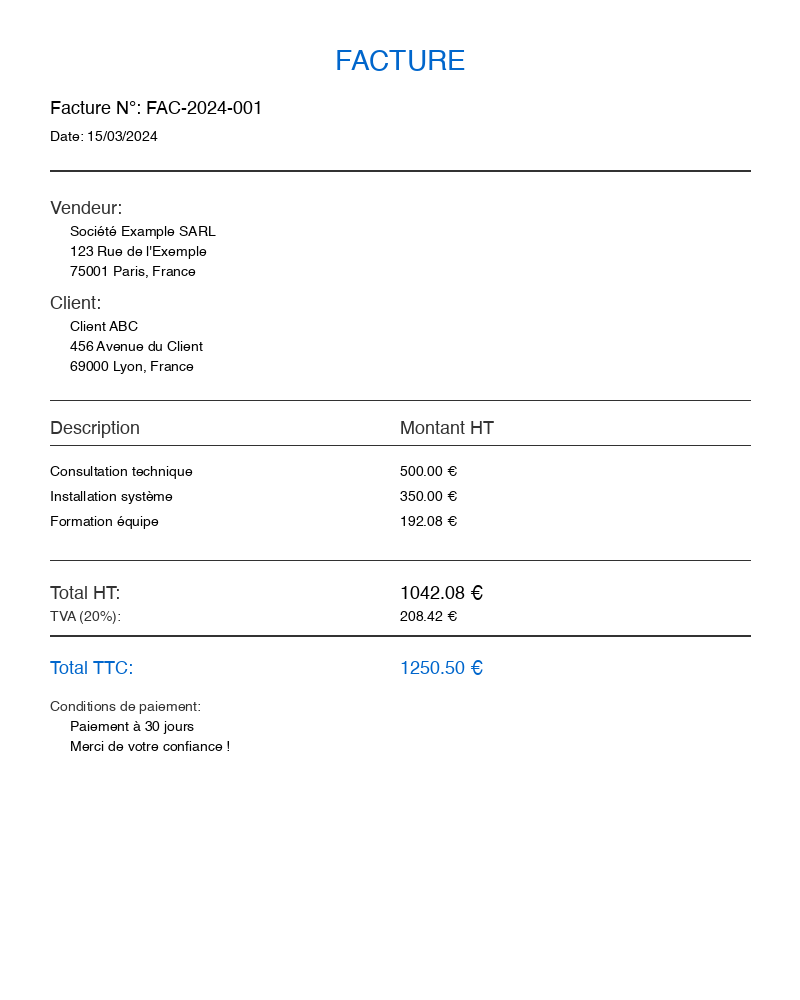
#> input picture facture_test.png, 800 x 1000 px
$ python -i image_preprocessing.py   (imports and definitions only)
#> lines starting #> are read from the running program, lines starting #| are printed output that depends on the picture; after the words box and inside, x2 and y2 are one past the last pixel; in counts of white or black regions, pixels touching at a corner belong together
#> further down, picture is the input picture: PIL image 800x1000 RGB; mean R, G, B 250.8, 251, 251.2
"""
Préprocessing d'image amélioré pour améliorer la précision OCR
"""

from PIL import Image
import numpy as np
from typing import Optional
import io

try:
    import cv2
    CV2_AVAILABLE = True
except ImportError:
    CV2_AVAILABLE = False


def preprocess_image(
    image: Image.Image,
    enhance_contrast: bool = True,
    denoise: bool = True,
    deskew: bool = True,
    upscale: bool = False,
    target_dpi: int = 300
) -> Image.Image:
    """
    Améliore la qualité d'une image avant OCR

    Args:
        image: Image PIL à traiter
        enhance_contrast: Améliorer le contraste
        denoise: Réduire le bruit
        deskew: Corriger l'inclinaison
        upscale: Augmenter la résolution si nécessaire
        target_dpi: DPI cible (défaut: 300)

    Returns:
        Image PIL améliorée
    """
#> called with enhance_contrast = True, denoise = True, deskew = True, upscale = False, target_dpi = 300
    if CV2_AVAILABLE:
        # Convertir PIL vers OpenCV
        img_array = np.array(image.convert('RGB'))
        img_cv = cv2.cvtColor(img_array, cv2.COLOR_RGB2BGR)

        # Conversion en niveaux de gris
        if len(img_cv.shape) == 3:
            gray = cv2.cvtColor(img_cv, cv2.COLOR_BGR2GRAY)
        else:
            gray = img_cv

        # 1. Désinclinaison (deskew)
        if deskew:
            gray = auto_deskew(gray)

        # 2. Réduction du bruit
        if denoise:
            gray = cv2.fastNlMeansDenoising(gray, None, 10, 7, 21)

        # 3. Amélioration du contraste
        if enhance_contrast:
            gray = enhance_contrast_clahe(gray)

        # 4. Binarisation adaptative
        gray = adaptive_threshold(gray)

        # 5. Upscaling si nécessaire
        if upscale:
            current_dpi = image.info.get('dpi', (72, 72))[0]
            if current_dpi < target_dpi:
                scale_factor = target_dpi / current_dpi
                new_width = int(gray.shape[1] * scale_factor)
                new_height = int(gray.shape[0] * scale_factor)
                gray = cv2.resize(gray, (new_width, new_height), interpolation=cv2.INTER_CUBIC)

        # Convertir back vers PIL
        return Image.fromarray(gray)
    else:
        # Fallback sans OpenCV : améliorations basiques avec PIL
        # Conversion en niveaux de gris
        if image.mode != 'L':
            image = image.convert('L')

        # Amélioration du contraste (histogram stretching)
        if enhance_contrast:
            from PIL import ImageEnhance
            enhancer = ImageEnhance.Contrast(image)
            image = enhancer.enhance(1.5)

        return image


def auto_deskew(image: np.ndarray) -> np.ndarray:
    """
    Corrige automatiquement l'inclinaison d'une image
    """
    if not CV2_AVAILABLE:
        return image

    # Détecter les contours
    coords = np.column_stack(np.where(image > 0))
#> coords = 798454 pairs, first value 0 to 999, second value 0 to 799

    if len(coords) == 0:
        return image

    # Calculer l'angle d'inclinaison
    angle = cv2.minAreaRect(coords)[-1]
#> angle = -90

    # Ajuster l'angle
    if angle < -45:
        angle = -(90 + angle)
#> angle = 0
    else:
        angle = -angle

    # Si l'angle est négligeable, ne pas faire de rotation
    if abs(angle) < 0.5:
        return image

    # Rotation
    (h, w) = image.shape[:2]
    center = (w // 2, h // 2)
    M = cv2.getRotationMatrix2D(center, angle, 1.0)
    rotated = cv2.warpAffine(image, M, (w, h), flags=cv2.INTER_CUBIC, borderMode=cv2.BORDER_REPLICATE)

    return rotated


def enhance_contrast_clahe(image: np.ndarray) -> np.ndarray:
    """
    Améliore le contraste avec CLAHE (Contrast Limited Adaptive Histogram Equalization)
    """
    if not CV2_AVAILABLE:
        return image

    clahe = cv2.createCLAHE(clipLimit=2.0, tileGridSize=(8, 8))
    return clahe.apply(image)


def adaptive_threshold(image: np.ndarray) -> np.ndarray:
    """
    Binarisation adaptative pour améliorer la lisibilité
    """
    if not CV2_AVAILABLE:
        return image

    # Binarisation adaptative
    binary = cv2.adaptiveThreshold(
        image, 255, cv2.ADAPTIVE_THRESH_GAUSSIAN_C, cv2.THRESH_BINARY, 11, 2
    )
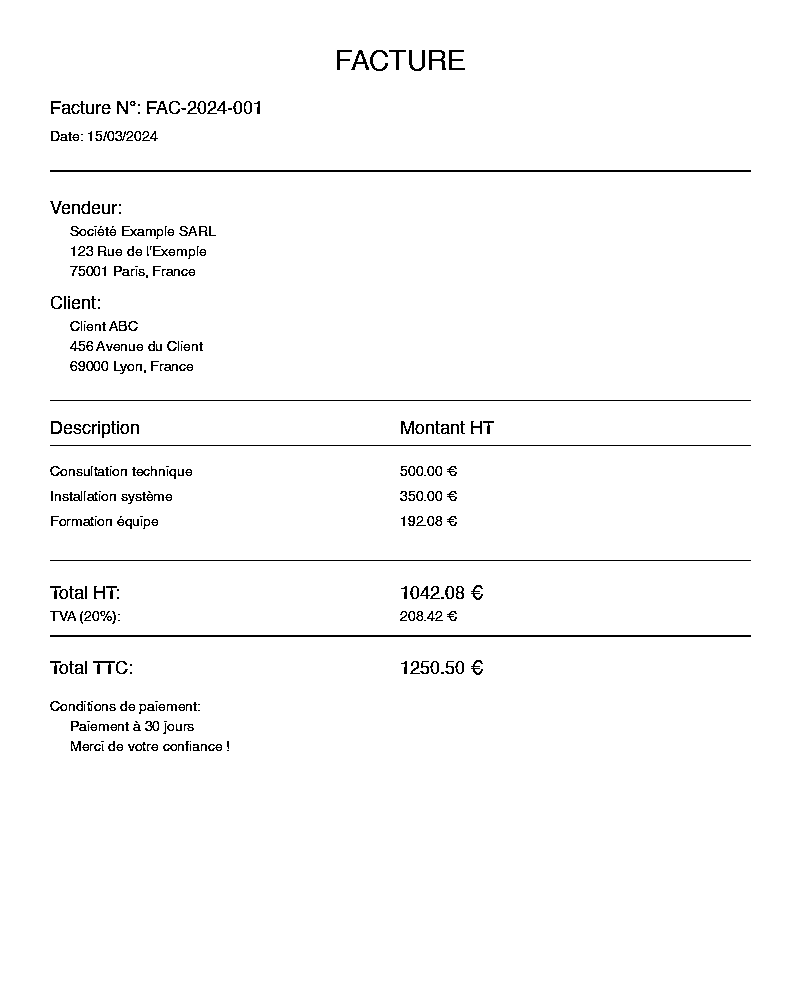
#> binary: shape (1000, 800); 97.9% white; black in thin lines or dots, all inside (x1, y1, x2, y2) = (50, 50, 751, 751)

    return binary


def should_preprocess(image: Image.Image, min_dpi: int = 200) -> bool:
    """
    Détermine si le préprocessing est nécessaire

    Args:
        image: Image à analyser
        min_dpi: DPI minimum requis

    Returns:
        True si préprocessing recommandé
    """
    # Vérifier la résolution
    dpi = image.info.get('dpi', (72, 72))[0]
    if dpi < min_dpi:
        return True

    # Vérifier la taille (images très petites peuvent bénéficier du preprocessing)
    width, height = image.size
    if width < 800 or height < 600:
        return True

    return False

>>> from PIL import Image
>>> picture = Image.open('facture_test.png')
>>> result = preprocess_image(picture)
